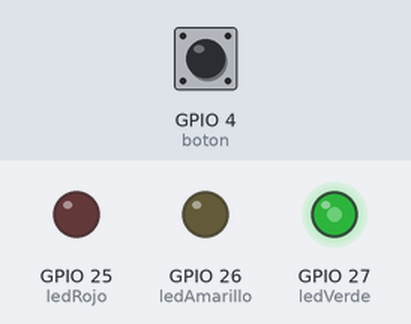
A sketch run on a simulated ESP32. Shown: output pins drawn as LEDs (lit = HIGH). Inputs (shaded band) come from the test bench; at power-on: GPIO 4 (boton) LOW.

Above: at 1.2 s.
1.3 s: GPIO 4 (boton) pulled HIGH for 0.15 s
At 1.37 s:
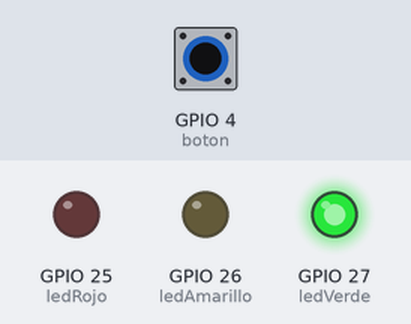
4.4 s: GPIO 4 (boton) pulled HIGH for 3.2 s
At 9.3 s:
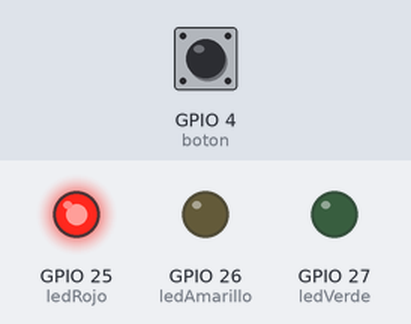
Timing chart, 0 to 15.5 s (numbered marks = the images above; inputs shaded):
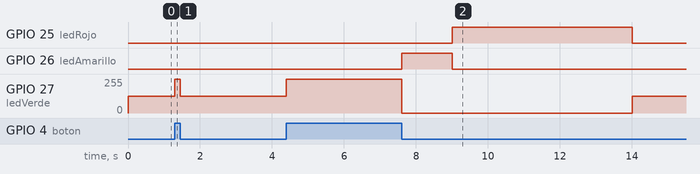

The sketch:

codigo_semaforo.ino
```cpp
const int ledRojo = 25;
const int ledAmarillo = 26;
const int ledVerde = 27;
const int boton = 4;

volatile int contador = 0;
int estado = 0;

hw_timer_t *timer = NULL;

void IRAM_ATTR onTimer() {
  contador++;
}

void setup() {
  pinMode(ledRojo, OUTPUT);
  pinMode(ledAmarillo, OUTPUT);
  pinMode(ledVerde, OUTPUT);

  pinMode(boton, INPUT);

  timer = timerBegin(1000000);
  timerAttachInterrupt(timer, &onTimer);
  timerAlarm(timer, 1000000, true, 0);
}

void loop() {

  int vehiculo = digitalRead(boton);

  if (estado == 0) {

    digitalWrite(ledRojo, LOW);
    digitalWrite(ledAmarillo, LOW);

    int tiempoVerde;

    if (vehiculo == HIGH) {
      analogWrite(ledVerde, 255);
      tiempoVerde = 8;
    } else {
      analogWrite(ledVerde, 127);
      tiempoVerde = 5;
    }

    if (contador >= tiempoVerde) {
      contador = 0;
      estado = 1;
    }

  } else if (estado == 1) {

    analogWrite(ledVerde, 0);
    digitalWrite(ledRojo, LOW);
    digitalWrite(ledAmarillo, HIGH);

    if (contador >= 2) {
      contador = 0;
      estado = 2;
    }

  } else if (estado == 2) {

    analogWrite(ledVerde, 0);
    digitalWrite(ledAmarillo, LOW);
    digitalWrite(ledRojo, HIGH);

    if (contador >= 5) {
      contador = 0;
      estado = 0;
    }
  }
}
```

Measured:
- after the input at 1.3 s, GPIO 27 (ledVerde): 127/255 → 255/255 at once, → 127/255 0.15 s later
